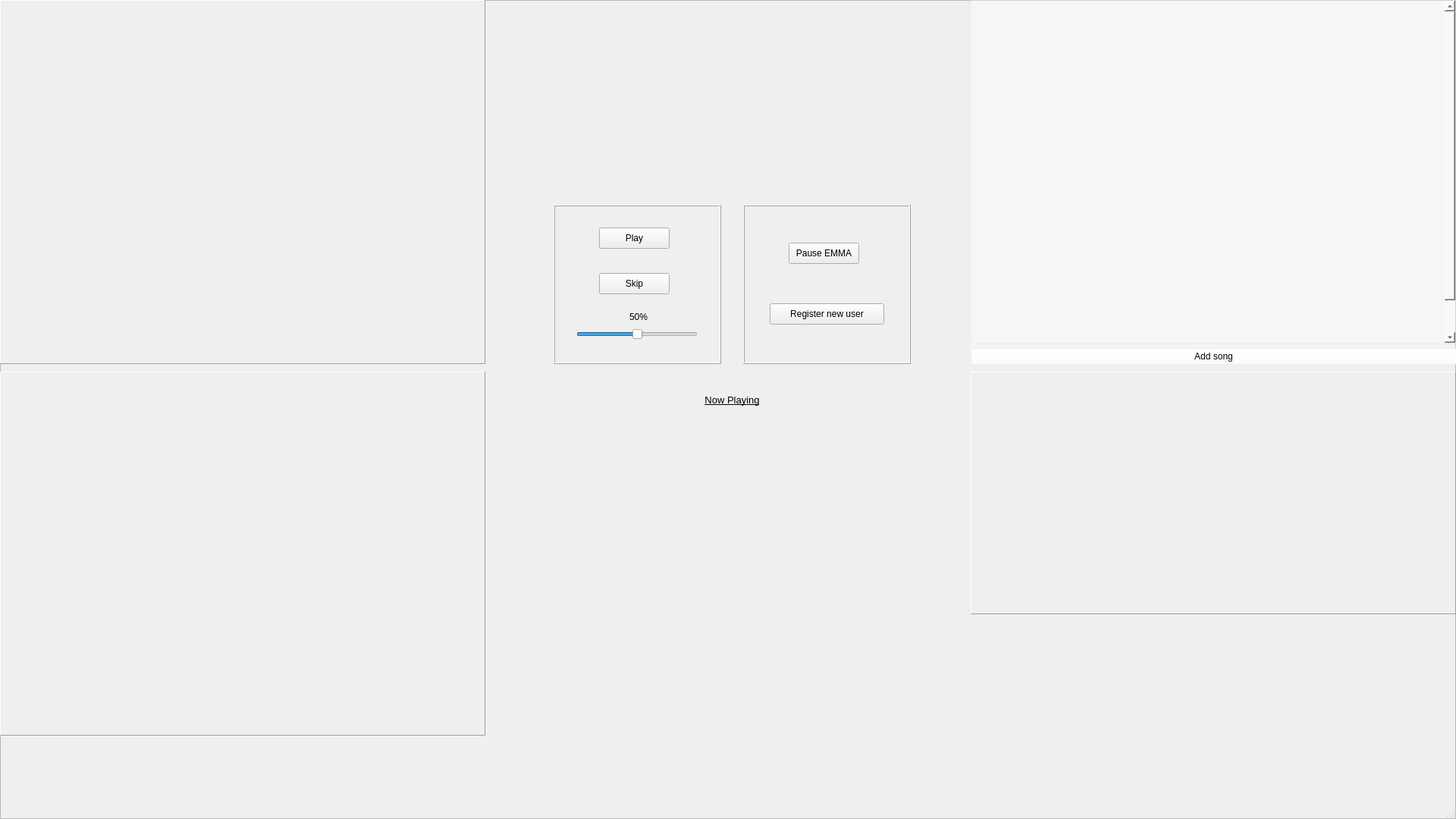
<?xml version="1.0" encoding="UTF-8"?>
<ui version="4.0">
 <class>EMMA</class>
 <widget class="QMainWindow" name="EMMA">
  <property name="enabled">
   <bool>true</bool>
  </property>
  <property name="geometry">
   <rect>
    <x>0</x>
    <y>0</y>
    <width>1920</width>
    <height>1080</height>
   </rect>
  </property>
  <property name="sizePolicy">
   <sizepolicy hsizetype="Fixed" vsizetype="Fixed">
    <horstretch>0</horstretch>
    <verstretch>0</verstretch>
   </sizepolicy>
  </property>
  <property name="minimumSize">
   <size>
    <width>1920</width>
    <height>1080</height>
   </size>
  </property>
  <property name="maximumSize">
   <size>
    <width>1920</width>
    <height>1080</height>
   </size>
  </property>
  <property name="windowTitle">
   <string>EMMA</string>
  </property>
  <property name="windowIcon">
   <iconset>
    <normaloff>emma_icon.png</normaloff>emma_icon.png
   </iconset>
  </property>
  <property name="autoFillBackground">
   <bool>false</bool>
  </property>
  <property name="iconSize">
   <size>
    <width>50</width>
    <height>50</height>
   </size>
  </property>
  <property name="tabShape">
   <enum>QTabWidget::Rounded</enum>
  </property>
  <widget class="QWidget" name="centralwidget">
   <property name="sizePolicy">
    <sizepolicy hsizetype="Fixed" vsizetype="Fixed">
     <horstretch>0</horstretch>
     <verstretch>0</verstretch>
    </sizepolicy>
   </property>
   <property name="minimumSize">
    <size>
     <width>1920</width>
     <height>1080</height>
    </size>
   </property>
   <property name="maximumSize">
    <size>
     <width>1920</width>
     <height>1080</height>
    </size>
   </property>
   <widget class="QLabel" name="camera_img">
    <property name="geometry">
     <rect>
      <x>0</x>
      <y>0</y>
      <width>640</width>
      <height>480</height>
     </rect>
    </property>
    <property name="maximumSize">
     <size>
      <width>640</width>
      <height>480</height>
     </size>
    </property>
    <property name="frameShape">
     <enum>QFrame::Panel</enum>
    </property>
    <property name="frameShadow">
     <enum>QFrame::Raised</enum>
    </property>
    <property name="lineWidth">
     <number>1</number>
    </property>
   </widget>
   <widget class="QLabel" name="live_img">
    <property name="geometry">
     <rect>
      <x>0</x>
      <y>490</y>
      <width>640</width>
      <height>480</height>
     </rect>
    </property>
    <property name="frameShape">
     <enum>QFrame::Panel</enum>
    </property>
    <property name="frameShadow">
     <enum>QFrame::Raised</enum>
    </property>
    <property name="lineWidth">
     <number>1</number>
    </property>
   </widget>
   <widget class="QLabel" name="prog_img">
    <property name="geometry">
     <rect>
      <x>1280</x>
      <y>490</y>
      <width>640</width>
      <height>320</height>
     </rect>
    </property>
    <property name="frameShape">
     <enum>QFrame::Panel</enum>
    </property>
    <property name="frameShadow">
     <enum>QFrame::Raised</enum>
    </property>
   </widget>
   <widget class="QLabel" name="log_text">
    <property name="enabled">
     <bool>true</bool>
    </property>
    <property name="geometry">
     <rect>
      <x>540</x>
      <y>780</y>
      <width>561</width>
      <height>210</height>
     </rect>
    </property>
    <property name="frameShape">
     <enum>QFrame::NoFrame</enum>
    </property>
    <property name="frameShadow">
     <enum>QFrame::Raised</enum>
    </property>
   </widget>
   <widget class="QFrame" name="track_control_frame">
    <property name="geometry">
     <rect>
      <x>730</x>
      <y>270</y>
      <width>221</width>
      <height>210</height>
     </rect>
    </property>
    <property name="frameShape">
     <enum>QFrame::Box</enum>
    </property>
    <property name="frameShadow">
     <enum>QFrame::Raised</enum>
    </property>
    <property name="lineWidth">
     <number>1</number>
    </property>
    <widget class="QPushButton" name="play_pause_btn">
     <property name="geometry">
      <rect>
       <x>60</x>
       <y>30</y>
       <width>93</width>
       <height>28</height>
      </rect>
     </property>
     <property name="toolTipDuration">
      <number>-1</number>
     </property>
     <property name="text">
      <string>Play</string>
     </property>
    </widget>
    <widget class="QPushButton" name="skip_btn">
     <property name="geometry">
      <rect>
       <x>60</x>
       <y>90</y>
       <width>93</width>
       <height>28</height>
      </rect>
     </property>
     <property name="text">
      <string>Skip</string>
     </property>
    </widget>
    <widget class="QSlider" name="vol_slider">
     <property name="geometry">
      <rect>
       <x>30</x>
       <y>160</y>
       <width>160</width>
       <height>22</height>
      </rect>
     </property>
     <property name="sliderPosition">
      <number>50</number>
     </property>
     <property name="orientation">
      <enum>Qt::Horizontal</enum>
     </property>
    </widget>
    <widget class="QLabel" name="vol_slider_text">
     <property name="geometry">
      <rect>
       <x>100</x>
       <y>140</y>
       <width>31</width>
       <height>16</height>
      </rect>
     </property>
     <property name="text">
      <string>50%</string>
     </property>
    </widget>
   </widget>
   <widget class="QFrame" name="EMMA_control_frame">
    <property name="geometry">
     <rect>
      <x>980</x>
      <y>270</y>
      <width>221</width>
      <height>210</height>
     </rect>
    </property>
    <property name="frameShape">
     <enum>QFrame::Box</enum>
    </property>
    <property name="frameShadow">
     <enum>QFrame::Raised</enum>
    </property>
    <property name="lineWidth">
     <number>1</number>
    </property>
    <widget class="QPushButton" name="pause_EMMA_btn">
     <property name="geometry">
      <rect>
       <x>60</x>
       <y>50</y>
       <width>93</width>
       <height>28</height>
      </rect>
     </property>
     <property name="text">
      <string>Pause EMMA</string>
     </property>
    </widget>
    <widget class="QPushButton" name="register_user_btn">
     <property name="geometry">
      <rect>
       <x>35</x>
       <y>130</y>
       <width>151</width>
       <height>28</height>
      </rect>
     </property>
     <property name="sizePolicy">
      <sizepolicy hsizetype="Preferred" vsizetype="Fixed">
       <horstretch>0</horstretch>
       <verstretch>0</verstretch>
      </sizepolicy>
     </property>
     <property name="text">
      <string>Register new user</string>
     </property>
    </widget>
   </widget>
   <widget class="QLabel" name="now_playing_text">
    <property name="enabled">
     <bool>true</bool>
    </property>
    <property name="geometry">
     <rect>
      <x>730</x>
      <y>520</y>
      <width>471</width>
      <height>41</height>
     </rect>
    </property>
    <property name="font">
     <font>
      <pointsize>10</pointsize>
      <underline>true</underline>
     </font>
    </property>
    <property name="text">
     <string>Now Playing</string>
    </property>
    <property name="textFormat">
     <enum>Qt::AutoText</enum>
    </property>
    <property name="scaledContents">
     <bool>false</bool>
    </property>
    <property name="alignment">
     <set>Qt::AlignHCenter|Qt::AlignTop</set>
    </property>
    <property name="wordWrap">
     <bool>true</bool>
    </property>
    <property name="margin">
     <number>2</number>
    </property>
    <property name="indent">
     <number>0</number>
    </property>
   </widget>
   <widget class="QLabel" name="current_song_text">
    <property name="geometry">
     <rect>
      <x>730</x>
      <y>550</y>
      <width>471</width>
      <height>181</height>
     </rect>
    </property>
    <property name="font">
     <font>
      <pointsize>14</pointsize>
     </font>
    </property>
    <property name="text">
     <string/>
    </property>
    <property name="alignment">
     <set>Qt::AlignHCenter|Qt::AlignTop</set>
    </property>
    <property name="wordWrap">
     <bool>true</bool>
    </property>
    <property name="margin">
     <number>1</number>
    </property>
   </widget>
   <widget class="QFrame" name="background_frame">
    <property name="geometry">
     <rect>
      <x>0</x>
      <y>0</y>
      <width>1920</width>
      <height>1080</height>
     </rect>
    </property>
    <property name="autoFillBackground">
     <bool>false</bool>
    </property>
    <property name="styleSheet">
     <string notr="true">QFrame {background-color: qradialgradient(spread:repeat, cx:0.5, cy:0.47, radius:0.8, fx:0.5,
      fy:0.5, stop:0 rgb(171, 171, 171), stop:0.497326 rgba(0, 0, 0, 147), stop:1 rgb(226, 226, 226))}
     </string>
    </property>
    <property name="frameShape">
     <enum>QFrame::StyledPanel</enum>
    </property>
    <property name="frameShadow">
     <enum>QFrame::Raised</enum>
    </property>
    <property name="lineWidth">
     <number>0</number>
    </property>
    <widget class="QWidget" name="playlist_widget" native="true">
     <property name="geometry">
      <rect>
       <x>1280</x>
       <y>0</y>
       <width>640</width>
       <height>480</height>
      </rect>
     </property>
     <property name="autoFillBackground">
      <bool>false</bool>
     </property>
     <property name="styleSheet">
      <string notr="true">QWidget {background-color: rgb(255, 255, 255, 40)}</string>
     </property>
     <widget class="QWidget" name="gridLayoutWidget">
      <property name="geometry">
       <rect>
        <x>0</x>
        <y>0</y>
        <width>641</width>
        <height>481</height>
       </rect>
      </property>
      <layout class="QGridLayout" name="grid">
       <property name="sizeConstraint">
        <enum>QLayout::SetDefaultConstraint</enum>
       </property>
       <item row="1" column="0">
        <spacer name="verticalSpacer">
         <property name="orientation">
          <enum>Qt::Vertical</enum>
         </property>
         <property name="sizeType">
          <enum>QSizePolicy::Maximum</enum>
         </property>
         <property name="sizeHint" stdset="0">
          <size>
           <width>20</width>
           <height>0</height>
          </size>
         </property>
        </spacer>
       </item>
       <item row="2" column="0">
        <widget class="QPushButton" name="add_song_btn">
         <property name="sizePolicy">
          <sizepolicy hsizetype="MinimumExpanding" vsizetype="Fixed">
           <horstretch>0</horstretch>
           <verstretch>0</verstretch>
          </sizepolicy>
         </property>
         <property name="text">
          <string>Add song</string>
         </property>
        </widget>
       </item>
       <item row="0" column="0">
        <widget class="QScrollArea" name="playlist_scroll">
         <property name="sizePolicy">
          <sizepolicy hsizetype="Preferred" vsizetype="Maximum">
           <horstretch>0</horstretch>
           <verstretch>0</verstretch>
          </sizepolicy>
         </property>
         <property name="maximumSize">
          <size>
           <width>640</width>
           <height>700</height>
          </size>
         </property>
         <property name="verticalScrollBarPolicy">
          <enum>Qt::ScrollBarAsNeeded</enum>
         </property>
         <property name="horizontalScrollBarPolicy">
          <enum>Qt::ScrollBarAsNeeded</enum>
         </property>
         <property name="sizeAdjustPolicy">
          <enum>QAbstractScrollArea::AdjustToContents</enum>
         </property>
         <property name="widgetResizable">
          <bool>true</bool>
         </property>
         <widget class="QWidget" name="scroll_contents">
          <property name="geometry">
           <rect>
            <x>0</x>
            <y>0</y>
            <width>616</width>
            <height>500</height>
           </rect>
          </property>
          <property name="sizePolicy">
           <sizepolicy hsizetype="Preferred" vsizetype="Expanding">
            <horstretch>0</horstretch>
            <verstretch>0</verstretch>
           </sizepolicy>
          </property>
          <property name="minimumSize">
           <size>
            <width>600</width>
            <height>500</height>
           </size>
          </property>
          <property name="maximumSize">
           <size>
            <width>800</width>
            <height>100000</height>
           </size>
          </property>
          <property name="autoFillBackground">
           <bool>false</bool>
          </property>
          <property name="styleSheet">
           <string notr="true">QWidget {background-color: rgb(255, 255, 255, 0)}</string>
          </property>
          <widget class="QWidget" name="gridLayoutWidget_2">
           <property name="geometry">
            <rect>
             <x>0</x>
             <y>0</y>
             <width>611</width>
             <height>431</height>
            </rect>
           </property>
           <layout class="QGridLayout" name="playlist_grid">
            <property name="sizeConstraint">
             <enum>QLayout::SetFixedSize</enum>
            </property>
            <property name="leftMargin">
             <number>4</number>
            </property>
            <property name="topMargin">
             <number>2</number>
            </property>
            <property name="rightMargin">
             <number>2</number>
            </property>
            <property name="bottomMargin">
             <number>1</number>
            </property>
            <property name="verticalSpacing">
             <number>7</number>
            </property>
           </layout>
          </widget>
         </widget>
        </widget>
       </item>
      </layout>
     </widget>
    </widget>
   </widget>
   <zorder>background_frame</zorder>
   <zorder>camera_img</zorder>
   <zorder>live_img</zorder>
   <zorder>prog_img</zorder>
   <zorder>log_text</zorder>
   <zorder>track_control_frame</zorder>
   <zorder>EMMA_control_frame</zorder>
   <zorder>now_playing_text</zorder>
   <zorder>current_song_text</zorder>
  </widget>
  <widget class="QStatusBar" name="statusbar"/>
 </widget>
 <resources/>
 <connections/>
</ui>
